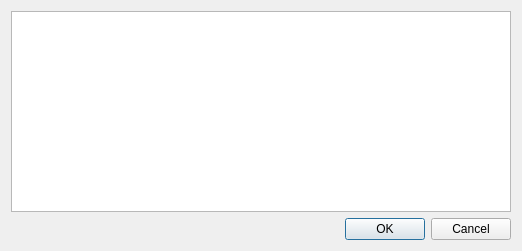
<?xml version="1.0" encoding="UTF-8"?>
<ui version="4.0">
 <class>Dialog</class>
 <widget class="QDialog" name="Dialog">
  <property name="geometry">
   <rect>
    <x>0</x>
    <y>0</y>
    <width>520</width>
    <height>251</height>
   </rect>
  </property>
  <property name="windowTitle">
   <string>Test</string>
  </property>
  <layout class="QHBoxLayout" name="horizontalLayout">
   <item>
    <layout class="QVBoxLayout" name="verticalLayout">
     <item>
      <widget class="QTableView" name="tableView">
       <property name="minimumSize">
        <size>
         <width>500</width>
         <height>200</height>
        </size>
       </property>
      </widget>
     </item>
     <item>
      <widget class="QDialogButtonBox" name="buttonBox">
       <property name="orientation">
        <enum>Qt::Horizontal</enum>
       </property>
       <property name="standardButtons">
        <set>QDialogButtonBox::Cancel|QDialogButtonBox::Ok</set>
       </property>
      </widget>
     </item>
    </layout>
   </item>
  </layout>
 </widget>
 <resources/>
 <connections>
  <connection>
   <sender>buttonBox</sender>
   <signal>rejected()</signal>
   <receiver>Dialog</receiver>
   <slot>reject()</slot>
   <hints>
    <hint type="sourcelabel">
     <x>477</x>
     <y>232</y>
    </hint>
    <hint type="destinationlabel">
     <x>514</x>
     <y>248</y>
    </hint>
   </hints>
  </connection>
  <connection>
   <sender>buttonBox</sender>
   <signal>accepted()</signal>
   <receiver>Dialog</receiver>
   <slot>accept()</slot>
   <hints>
    <hint type="sourcelabel">
     <x>410</x>
     <y>226</y>
    </hint>
    <hint type="destinationlabel">
     <x>427</x>
     <y>247</y>
    </hint>
   </hints>
  </connection>
 </connections>
</ui>
